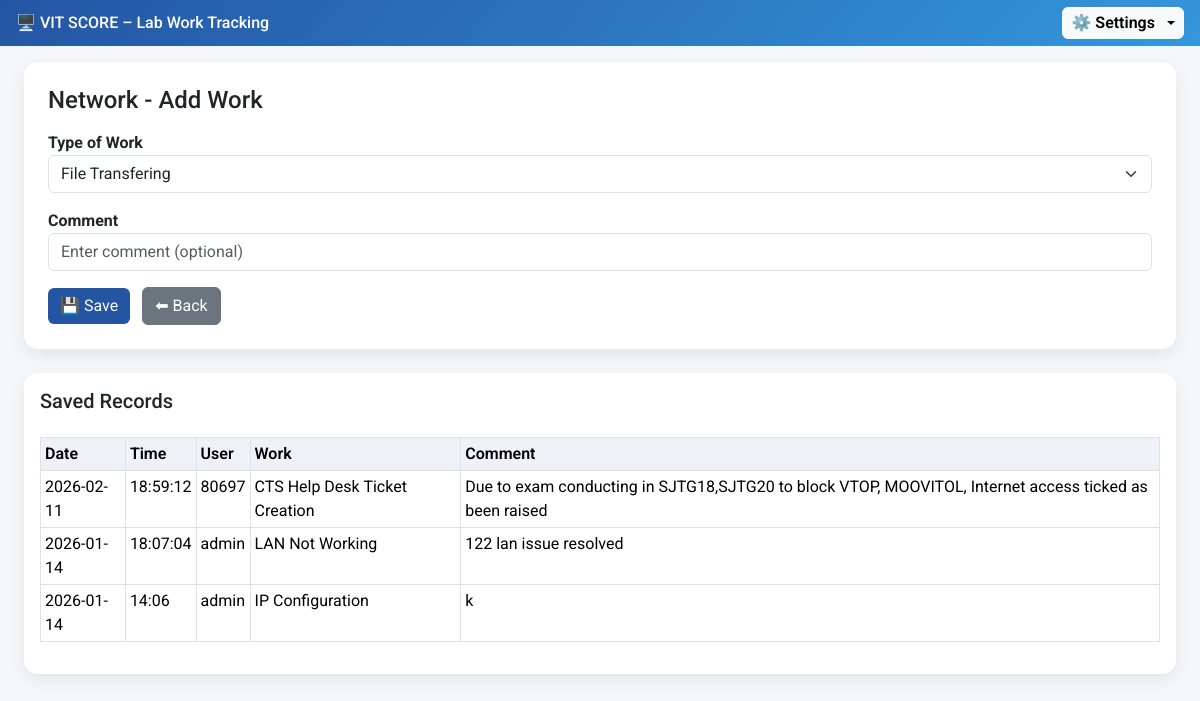
Page /category/Network (signed in) on the committed database.
### tables this page shows
CREATE TABLE work_log (
            id INTEGER PRIMARY KEY AUTOINCREMENT,
            username TEXT,
            category TEXT,
            work TEXT,
            is_checked INTEGER,
            comment TEXT,
            date TEXT,
            time TEXT
        );

### app.py (the view, shortened to what this page needs)
@app.route("/category/<category_name>", methods=["GET", "POST"])
def category(category_name):
    if "username" not in session:
        return redirect(url_for("login"))
    conn = get_db()
    cur = conn.cursor()
    if session.get("role") == "admin":
        cur.execute("""
            SELECT * FROM work_log
            WHERE category=?
            ORDER BY id DESC
        """, (category_name,))
    else:
        cur.execute("""
            SELECT * FROM work_log
            WHERE category=? AND username=?
            ORDER BY id DESC
        """, (category_name, session["username"]))
    records = cur.fetchall()
    conn.close()
    return render_template(
        "category.html",
        category_name=category_name,
        records=records
    )

### app.py (called while the page is built)
def get_db():
    conn = sqlite3.connect(DB_PATH)
    conn.row_factory = sqlite3.Row
    return conn

### templates/category.html (shortened to what this page needs)
{% extends "base.html" %}
{% block content %}
<div class="row">
    <div class="col-12">
        <div class="card p-4 mb-4">
            <h4>{{ category_name }} - Add Work</h4>
            <form method="POST">
                <label class="fw-bold mt-2">Type of Work</label>
                <select name="work" class="form-select mb-3" required>
                    {% if category_name == "Hardware" %}
                        <option>Mouse/Keyboard Not Working</option>
                        <option>BIOS & UEFI Issue</option>
                        <option>System Configuration</option>
                        <option>Projector Issue</option>
                        <option>RAM/Memory Issue</option>
                        <option>Hard Disk Issue</option>
                        <option>Monitor Display Issue</option>
                        <option>System Overheating</option>
                        <option>Power Cable Not Working</option>
                        <option>PC Not Working</option>
                        <option>Hardware Issue Warranty Claim </option>
                        <option>IoT Components Issued and Collected</option>
                        <option>VGA & HDMI Cable Issues</option>
                        <option>Projector Remote Issues</option>
                        <option>Network Cable Jack Issue</option>
                        <option>Others</option>
                    {% elif category_name == "Network" %}
                        <option>File Transfering</option>
                    {% elif category_name == "Training" %}
                        <option>Networking Training</option>
                        <option>Programming Language Training</option>
                        <option>Other training Programs</option>
                        <option>Others</option>
                    {% elif category_name == "Shifting" %}
                        <option>System Shifting</option>
                        <option>Things Shifting</option>
                        <option>Others</option>
                    {% endif %}
                </select>
                <label class="fw-bold">Comment</label>
                <input type="text" name="comment" class="form-control mb-3"
                       placeholder="Enter comment (optional)">
                <button class="btn btn-primary">💾 Save</button>
                <a href="{{ url_for('dashboard') }}" class="btn btn-secondary ms-2">⬅ Back</a>
            </form>
        </div>
        <div class="card p-3">
            <h5>Saved Records</h5>
            <table class="table table-bordered table-sm mt-3">
                <thead>
                    <tr>
                        <th>Date</th>
                        <th>Time</th>
                        <th>User</th>
                        <th>Work</th>
                        <th>Comment</th>
                    </tr>
                </thead>
                <tbody>
                    {% for r in records %}
                    <tr>
                        <td>{{ r.date }}</td>
                        <td>{{ r.time }}</td>
                        <td>{{ r.username }}</td>
                        <td>{{ r.work }}</td>
                        <td>{{ r.comment or '-' }}</td>
                    </tr>
                    {% else %}
                    <tr>
                        <td colspan="5" class="text-center">No data</td>
                    </tr>
                    {% endfor %}
                </tbody>
            </table>
        </div>
    </div>
</div>
{% endblock %}

### static/style.css (style rules this page uses)
body { background-color: #f5f7fa; font-family: 'Roboto', sans-serif; }
.card { border-radius: 14px; box-shadow: 0 6px 18px rgba(0,0,0,0.08); border: none; }
.btn-primary { background-color: #2455a3; border: none; }
.table th { background-color: #eef2f7; font-weight: 600; }

### templates/base.html (style rules this page uses)
body { font-family: 'Roboto', sans-serif; background-color: #f5f7fa; }

### rows in the picture
work_log: date "2026-02-11", time "18:59:12", username "80697", work "CTS Help Desk Ticket Creation", comment "Due to exam conducting in SJTG18,SJTG20 to block VTOP, MOOVITOL, Internet access ticked as been raised"
work_log: date "2026-01-14", time "18:07:04", username "admin", work "LAN Not Working", comment "122 lan issue resolved"
work_log: date "2026-01-14", time "14:06", username "admin", work "IP Configuration", comment "k"

### other values in the picture
{{ category_name }} "Network"
